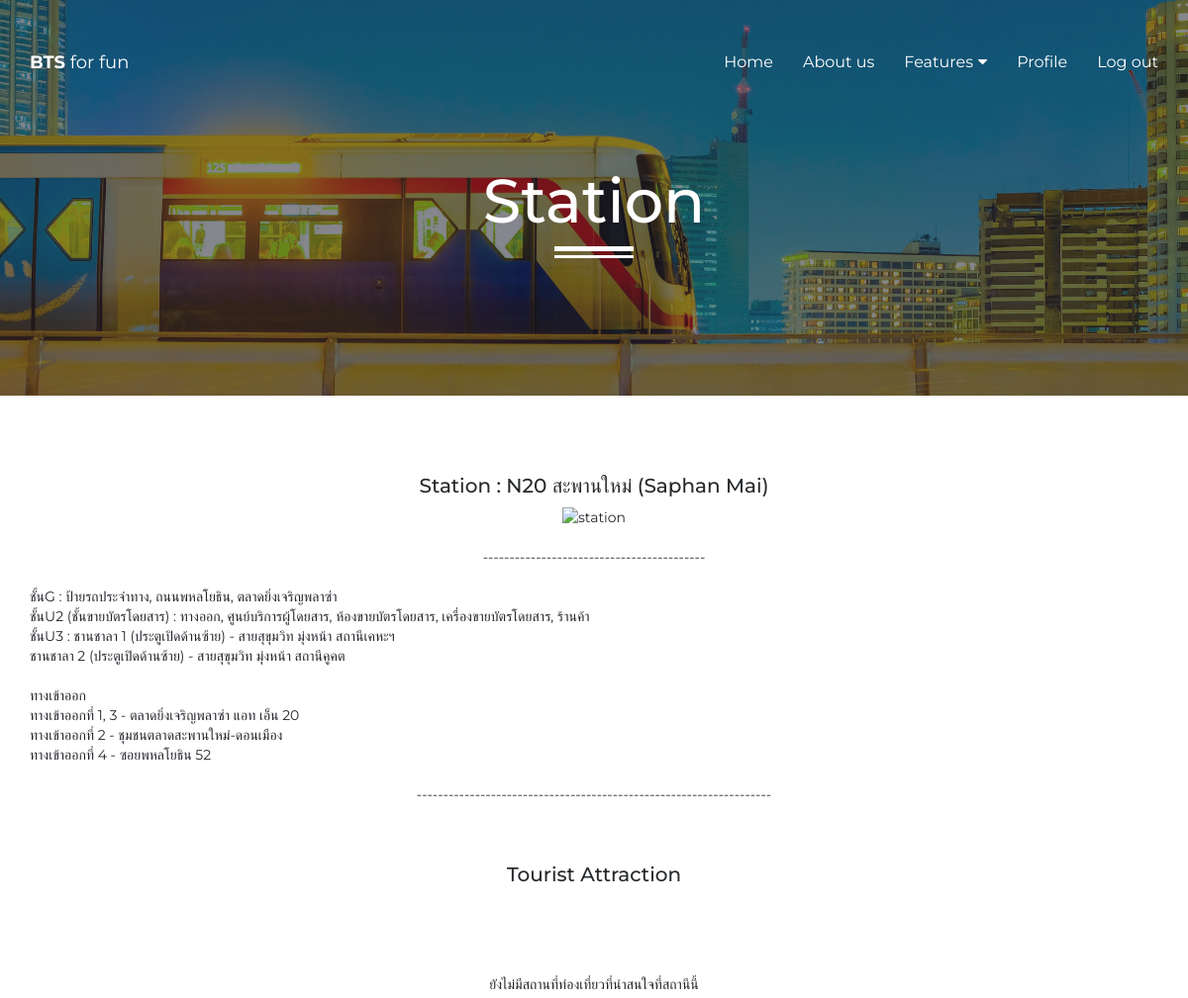
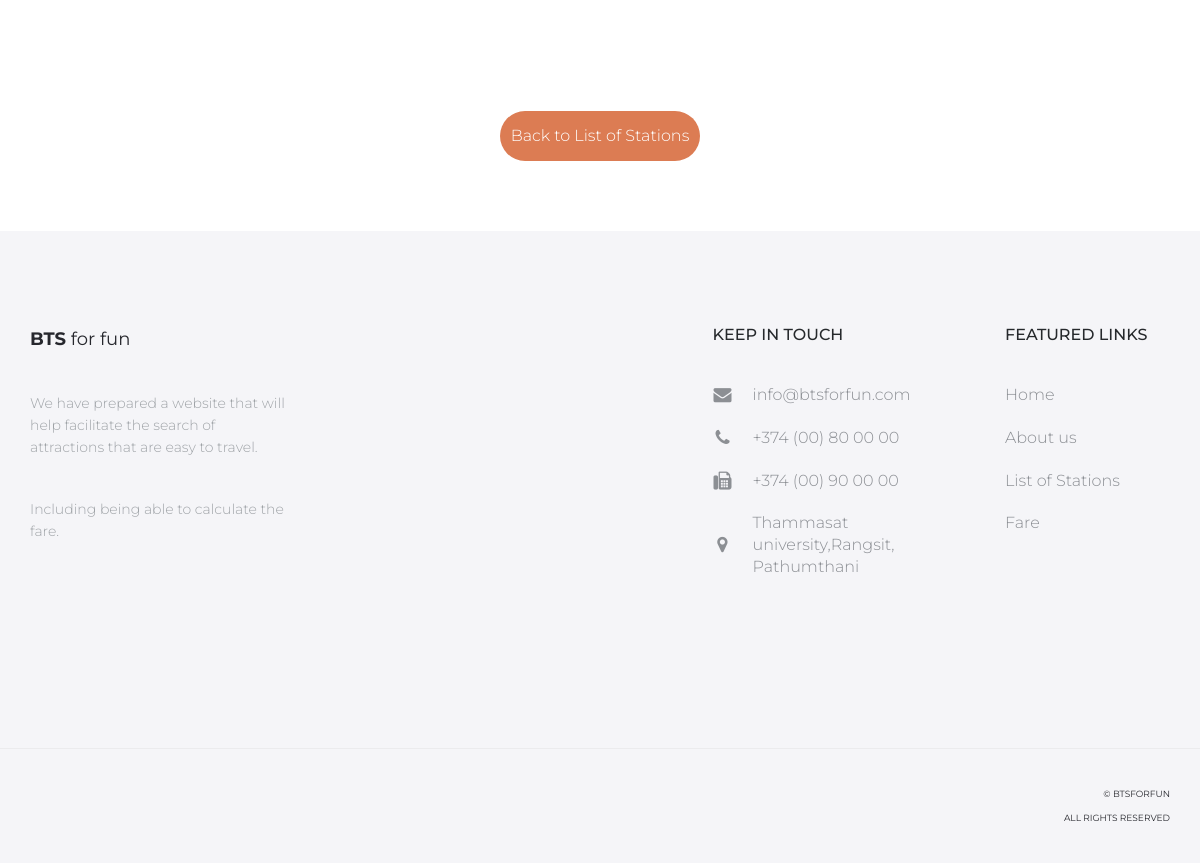
Screenshot of /bts_for_fun/stationdetail/5 (signed in) with the database file from the repository (2 pictures, top to bottom).
### bts_for_fun/models.py (models this page shows, shortened)
class Station(models.Model):
    thai_name_station = models.CharField(max_length=64)
    eng_name_station = models.CharField(max_length=64)
    code_station = models.CharField(max_length=64)
    station_detail = models.TextField()
    station_pic = models.URLField(max_length=300, blank = True)

### bts_for_fun/views.py (the view)
# urls.py: path('stationdetail/<int:station_id>',views.stationdetail,name='stationdetail'),
def stationdetail(request,station_id):
    if not request.user.is_authenticated:
        return render(request, 'users/login.html')
    else:
        station = Station.objects.get(id=station_id)
        tourists = Tourist.objects.filter(on_station=station).order_by('-rating')
        return render(request, 'bts_for_fun/stationdetail.html',{
                   'station' : station,
                   'tourists' : tourists,
    })

### bts_for_fun/templates/bts_for_fun/stationdetail.html (shortened to what this page needs)
{% extends 'about/layout.html' %}
{% load static %}
{% block body %}
{% if  user.is_authenticated %}
<header id="masthead" class="site-header site-header-white">
    <nav id="primary-navigation" class="site-navigation">
        <div class="container">
            <div class="navbar-header">
                <a href="{% url 'about:index' %}" class="site-title"><span>BTS</span> for fun</a>
            </div>
            <div class="collapse navbar-collapse" id="agency-navbar-collapse">
                <ul class="nav navbar-nav navbar-right">
                    <li ><a href="{% url 'about:index' %}" >Home</a></li>
                    <li ><a href="{% url 'about:about_us' %}">About us</a></li>
                    <li class="dropdown"><a href="#" class="dropdown-toggle" data-toggle="dropdown">Features<i class="fa fa-caret-down hidden-xs" aria-hidden="true"></i></a>
                    </li>
                    <li><a href="{% url 'users:profile' %}">Profile</a></li>
                    <li><a href="{% url 'users:logout' %}">Log out</a></li>
                </ul>
            </div>
        </div>
    </nav>
</header>
{% endif %}
</head>
<body>
    <div id="hero" class="hero overlay subpage-hero station-hero">
        <div class="hero-content">
            <div class="hero-text">
                <h1>Station</h1>
                <ol class="breadcrumb"></ol>
            </div>
        </div>
    </div>
    <main id="main" class="site-main">
        <section class="site-section subpage-site-section section-contact-us section-portfolio">
            <div class="container">
                <center>
                <h3>Station : {{ station.code_station }} {{ station.thai_name_station }} ({{ station.eng_name_station }})</h3>
                <img src="{{station.station_pic}}" alt="station" width="700" height="400">
                <br>
                <br>
                <p1>------------------------------------------</p1><br>
                <br>
                </center>
                <p2 align="left">{{ station.station_detail|linebreaksbr }}</p2><br>
                <center>
                    <br>
                <p1>-------------------------------------------------------------------</p1><br>
                <br>
                <br>
                <h3>Tourist Attraction </h3><br>
                <br>
                </center>
                <br>
                {% if tourists %}
                    {% for tourist in tourists %}
                            <div class="col-lg-3 col-md-4 col-xs-6" >
                                <div class="portfolio-item">
                                    <img src ="{{tourist.tourist_pic}}" class="img-res" alt="">
                                    <h4 class="portfolio-item-title"> {{ tourist.thai_name_tourist }} ({{ tourist.eng_name_tourist }}) </h4>
                                    <a href="{% url 'bts_for_fun:touristdetail' tourist.id %}"><i class="fa fa-arrow-right" aria-hidden="true"></i></a>
                                </div>
                            </div>
                    {% endfor %}
                {% else %}
                    <br>
                    <p><center>ยังไม่มีสถานที่ท่องเที่ยวที่น่าสนใจที่สถานีนี้</center></p>
                {% endif %}
            </div>
            <br><br><br><br>
          <center><a href="{% url 'bts_for_fun:index' %}" class="btn btn-coral mb-10">Back to List of Stations</a></center>
        </section>
    </main>
{% endblock %}

### static/css/style.css (style rules this page uses)
a { transition: all 0.25s ease-in-out; -moz-transition: all 0.25s ease-in-out; -webkit-transition: all 0.25s ease-in-out; -o-transition: all 0.25s ease-in-out; -ms-transition: all 0.25s ease-in-out; cursor: pointer; color: #9fa3a7; }
p { margin-bottom: 0; font-size: 14px; font-weight: 300; color: #9fa3a7; line-height: 22px; }
h1 { font-size: 62px; }
h3 { font-size: 20px; }
h1,h2,h3,h4,h5 { color: #26292c; }
.btn { line-height: 50px; min-width: 200px; font-size: 16px; font-weight: 300; border: 0; border-radius: 50px; color: #26272d; background-color: #fff; padding: 0; transition: color 0.25s ease-in-out, background-color 0.25s ease-in-out; -moz-transition: color 0.25s ease-in-out, background-color 0.25s ease-in-out; -webkit-transition: color 0.25s ease-in-out, background-color 0.25s ease-in-out; -o-transition: color 0.25s ease-in-out, background-color 0.25s ease-in-out; -ms-transition: color 0.25s ease-in-out, background-color 0.25s ease-in-out; }
.btn-coral { background-color: #dc7c53; color: #fff; }
html, body { width: 100%; height: 100%; margin: 0; padding: 0; font-family: 'Montserrat','K2D', sans-serif; color: #26272d; }
.mb-10 { margin-bottom: 10px; }
.site-header { position: absolute; padding: 50px 0 0; background-color: transparent; width: 100%; z-index: 3; }
.site-title { font-size: 18px; line-height: 26px; color: #26272d; }
.site-title span { font-weight: 700; }
.navbar-collapse { text-align: center; }
.navbar-nav { float: none; display: inline-block; }
.navbar-nav > li > a, .slicknav_nav > li > a { padding: 0; font-size: 16px; position: relative; color: #26272d; line-height: 26px; }
.site-header-white .navbar-nav > li > a, .site-header-white .site-title { color: #fff; }
.navbar-nav > li > a i { margin-left: 5px; }
.navbar-nav > li + li { margin-left: 30px; }
.hero { background: url(../img/wee.webp) no-repeat center / cover; height: 100%; width: 100%; display: table; position: relative; }
.overlay:before { content: ''; background-color: rgba(255, 255, 255, 0.801); height: 100%; width: 100%; position: absolute; top: 0; left: 0; z-index: 0; }
.hero-content { display: table-cell; vertical-align: middle; padding-top: 75px; }
.hero-text { max-width: 890px; width: 100%; margin: 0 auto; padding: 0 15px; text-align: center; }
.hero-text h1 { position: relative; margin: 0; }
.hero .breadcrumb { padding-top: 60px; margin-bottom: 0; }
.hero .breadcrumb:before { content: ''; display: block; position: absolute; left: 50%; bottom: 45px; height: 12px; width: 80px; border-top: 5px solid #fff; border-bottom: 3px solid #fff; transform: translateX(-50%); -moz-transform: translateX(-50%); -webkit-transform: translateX(-50%); -o-transform: translateX(-50%); -ms-transform: translateX(-50%); }
.subpage-hero { height: 400px; }
.subpage-hero.overlay:before { background-color: rgba(34, 36, 48, 0.545); }
.subpage-hero .hero-content, .subpage-hero .hero-content h1, .subpage-hero a { color: #fff; }
.station-hero { background: url(../img/train5.jpeg) no-repeat center / cover; }
.site-section { padding: 100px 0 140px; }
.subpage-site-section { padding: 60px 0; }
.breadcrumb { background-color: transparent; position: relative; }
.section-contact-us .btn { margin-top: 35px; }

### rows the page displays
Station: code_station "N20", thai_name_station "สะพานใหม่", eng_name_station "Saphan Mai", station_detail "ชั้นG : ป้ายรถประจำทาง, ถนนพหลโยธิน, ตลาดยิ่งเจริญพลาซ่า ชั้นU2 (ชั้นขายบัตรโดยสาร) : ทางออก, ศูนย์บริการผู้โดยสาร, ห้องขายบัตรโดยสาร, เครื่องขายบัตรโดยสาร, ร้านค้า ชั้นU3 : ชานชาลา 1 (ประตูเปิดด้านซ้าย) - สายสุขุมวิท มุ่งหน้า สถานีเคหะฯ ชานชาลา 2 (ประตูเปิดด้านซ้าย) - สายสุขุมวิท มุ่งหน้า สถานีคูคต ทางเข้าออก ทางเข้าออกที่ 1, 3 - ตลาดยิ่งเจริญพลาซ่า แอท เอ็น 20 ทางเข้าออกที่ 2 - ชุมชนตลาดสะพานใหม่-ดอนเมือง ทางเข้าออกที่ 4 - ซอยพหลโยธิน 52"
